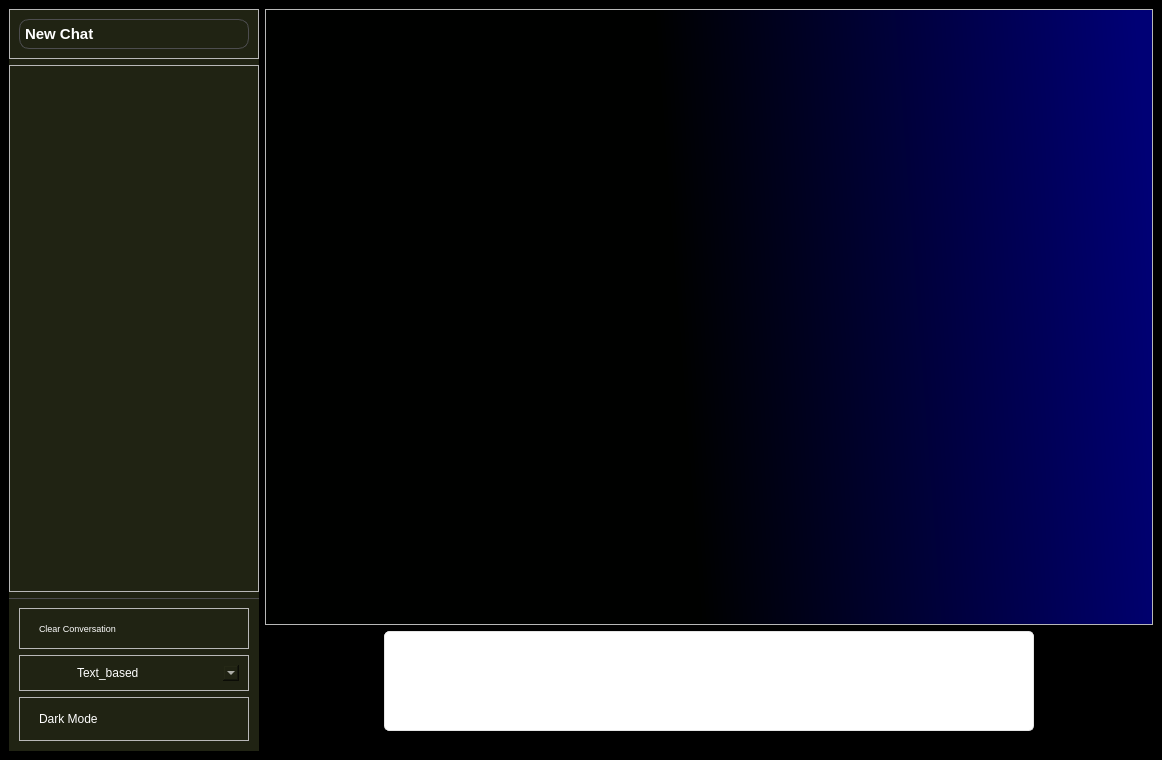
<?xml version="1.0" encoding="UTF-8"?>
<ui version="4.0">
 <class>MainWindow</class>
 <widget class="QMainWindow" name="MainWindow">
  <property name="geometry">
   <rect>
    <x>0</x>
    <y>0</y>
    <width>1162</width>
    <height>760</height>
   </rect>
  </property>
  <property name="windowTitle">
   <string>MainWindow</string>
  </property>
  <property name="styleSheet">
   <string notr="true">#centralwidget,
#input_frame{
background-color: rgb(0, 0, 0);
}

#MainWindow QMainWindow{
	background-color: rgb(0, 0, 0);

}

#side_widget QPushButton{
text-align: left;
background:transparent;
}

#menu_frame{
border-top:0.5px solid #4d4d4f;
}

#menu_frame QPushButton{
color:#fff;
border:none;
padding:5px 10px;
border-radius:5px;
background:none
}

#menu_frame Qframe{
border-radius:5px;
}

#new_chat_buttn{
border:1px solid #4d4d4f;
color:#fff;
border-radius:10px;
padding:5px;
}

#side_widget,
chat_list{
background:#202313
}

#chat_list::item{
color:#fff;
padding:10px;
border-radius:5px;
margin-top:5px;
}

#side_widget QPushButton:hover,
#chat_list::item:hover,
#user_frame:hover,
#menu_frame QComboBox:hover,
#menu_frame QLabel:hover,
#menu_frame Qframe:hover{
background:#2a2b32
}


#side_widget QListView{
background:#202313;
border:none;
}

#new_label{
padding:5px;
border-radius:6px;
background:#fae69e;
}

#comboBox{
border:none;
background:#202313;
color:#fff;
padding:0px 10px;
}

#input_frame{
border:1px solid #e5e5e5;
background:#fff;
border-radius:5px;
}

#input_textEdit{
background:#fff;
border:none;
}

#send_btn{
border:none;
padding:5px;
border-radius:5px;
}

#send_btn:hover{
background:#ececf1;
}

#main_widget #scrollAreaWidgetContents{
background:qlineargradient(spread:pad, x1:1, y1:0.369318, x2:0.458, y2:0.398, stop:0 rgba(0, 0, 117, 255), stop:1 rgba(0, 1, 0, 255));
}



</string>
  </property>
  <widget class="QWidget" name="centralwidget">
   <layout class="QHBoxLayout" name="horizontalLayout_5">
    <item>
     <widget class="QWidget" name="side_widget" native="true">
      <property name="maximumSize">
       <size>
        <width>250</width>
        <height>16777215</height>
       </size>
      </property>
      <property name="styleSheet">
       <string notr="true"/>
      </property>
      <layout class="QVBoxLayout" name="verticalLayout_2">
       <property name="leftMargin">
        <number>0</number>
       </property>
       <property name="topMargin">
        <number>0</number>
       </property>
       <property name="rightMargin">
        <number>0</number>
       </property>
       <property name="bottomMargin">
        <number>0</number>
       </property>
       <item>
        <widget class="QFrame" name="new_chat_frame">
         <property name="frameShape">
          <enum>QFrame::StyledPanel</enum>
         </property>
         <property name="frameShadow">
          <enum>QFrame::Raised</enum>
         </property>
         <layout class="QHBoxLayout" name="horizontalLayout_4">
          <item>
           <widget class="QPushButton" name="new_chat_buttn">
            <property name="font">
             <font>
              <pointsize>11</pointsize>
              <weight>75</weight>
              <bold>true</bold>
             </font>
            </property>
            <property name="text">
             <string>New Chat</string>
            </property>
            <property name="icon">
             <iconset>
              <normaloff>../add.png</normaloff>../add.png</iconset>
            </property>
            <property name="iconSize">
             <size>
              <width>25</width>
              <height>25</height>
             </size>
            </property>
           </widget>
          </item>
         </layout>
        </widget>
       </item>
       <item>
        <widget class="QFrame" name="chat_list_frame">
         <property name="frameShape">
          <enum>QFrame::StyledPanel</enum>
         </property>
         <property name="frameShadow">
          <enum>QFrame::Raised</enum>
         </property>
         <layout class="QGridLayout" name="gridLayout">
          <item row="0" column="1">
           <widget class="QListView" name="listView"/>
          </item>
         </layout>
        </widget>
       </item>
       <item>
        <widget class="QFrame" name="menu_frame">
         <property name="frameShape">
          <enum>QFrame::StyledPanel</enum>
         </property>
         <property name="frameShadow">
          <enum>QFrame::Raised</enum>
         </property>
         <layout class="QVBoxLayout" name="verticalLayout">
          <item>
           <widget class="QFrame" name="frame">
            <property name="frameShape">
             <enum>QFrame::StyledPanel</enum>
            </property>
            <property name="frameShadow">
             <enum>QFrame::Raised</enum>
            </property>
            <layout class="QHBoxLayout" name="horizontalLayout">
             <item>
              <widget class="QPushButton" name="pushButton_2">
               <property name="font">
                <font>
                 <pointsize>7</pointsize>
                </font>
               </property>
               <property name="text">
                <string>Clear Conversation</string>
               </property>
               <property name="icon">
                <iconset resource="../static/resource.qrc">
                 <normaloff>:/icons/icons/delete.png</normaloff>:/icons/icons/delete.png</iconset>
               </property>
              </widget>
             </item>
            </layout>
           </widget>
          </item>
          <item>
           <widget class="QFrame" name="frame_2">
            <property name="frameShape">
             <enum>QFrame::StyledPanel</enum>
            </property>
            <property name="frameShadow">
             <enum>QFrame::Raised</enum>
            </property>
            <layout class="QHBoxLayout" name="horizontalLayout_2">
             <item>
              <widget class="QLabel" name="label_2">
               <property name="maximumSize">
                <size>
                 <width>32</width>
                 <height>32</height>
                </size>
               </property>
               <property name="text">
                <string/>
               </property>
               <property name="pixmap">
                <pixmap resource="../static/resource.qrc">:/icons/icons/robot.svg</pixmap>
               </property>
              </widget>
             </item>
             <item>
              <widget class="QComboBox" name="comboBox">
               <property name="enabled">
                <bool>true</bool>
               </property>
               <item>
                <property name="text">
                 <string>Text_based</string>
                </property>
               </item>
               <item>
                <property name="text">
                 <string>Bot_Chacha</string>
                </property>
               </item>
              </widget>
             </item>
            </layout>
           </widget>
          </item>
          <item>
           <widget class="QFrame" name="frame_3">
            <property name="frameShape">
             <enum>QFrame::StyledPanel</enum>
            </property>
            <property name="frameShadow">
             <enum>QFrame::Raised</enum>
            </property>
            <layout class="QHBoxLayout" name="horizontalLayout_3">
             <item>
              <widget class="QPushButton" name="pushButton_4">
               <property name="text">
                <string>Dark Mode</string>
               </property>
               <property name="icon">
                <iconset resource="../static/resource.qrc">
                 <normaloff>:/icons/icons/dark.png</normaloff>:/icons/icons/dark.png</iconset>
               </property>
              </widget>
             </item>
            </layout>
           </widget>
          </item>
         </layout>
        </widget>
       </item>
      </layout>
     </widget>
    </item>
    <item>
     <widget class="QWidget" name="main_widget" native="true">
      <property name="enabled">
       <bool>true</bool>
      </property>
      <property name="font">
       <font>
        <kerning>true</kerning>
       </font>
      </property>
      <property name="styleSheet">
       <string notr="true"/>
      </property>
      <layout class="QGridLayout" name="gridLayout_4">
       <property name="leftMargin">
        <number>0</number>
       </property>
       <property name="topMargin">
        <number>0</number>
       </property>
       <property name="rightMargin">
        <number>0</number>
       </property>
       <property name="bottomMargin">
        <number>20</number>
       </property>
       <item row="1" column="0">
        <spacer name="horizontalSpacer">
         <property name="orientation">
          <enum>Qt::Horizontal</enum>
         </property>
         <property name="sizeHint" stdset="0">
          <size>
           <width>107</width>
           <height>20</height>
          </size>
         </property>
        </spacer>
       </item>
       <item row="1" column="2">
        <spacer name="horizontalSpacer_2">
         <property name="orientation">
          <enum>Qt::Horizontal</enum>
         </property>
         <property name="sizeHint" stdset="0">
          <size>
           <width>106</width>
           <height>20</height>
          </size>
         </property>
        </spacer>
       </item>
       <item row="1" column="1">
        <widget class="QFrame" name="input_frame">
         <property name="enabled">
          <bool>true</bool>
         </property>
         <property name="minimumSize">
          <size>
           <width>650</width>
           <height>0</height>
          </size>
         </property>
         <property name="maximumSize">
          <size>
           <width>16777215</width>
           <height>100</height>
          </size>
         </property>
         <property name="frameShape">
          <enum>QFrame::StyledPanel</enum>
         </property>
         <property name="frameShadow">
          <enum>QFrame::Raised</enum>
         </property>
         <layout class="QGridLayout" name="gridLayout_2">
          <property name="leftMargin">
           <number>10</number>
          </property>
          <property name="topMargin">
           <number>10</number>
          </property>
          <property name="rightMargin">
           <number>5</number>
          </property>
          <property name="bottomMargin">
           <number>10</number>
          </property>
          <property name="spacing">
           <number>0</number>
          </property>
          <item row="0" column="0" rowspan="2">
           <widget class="QTextEdit" name="input_textEdit">
            <property name="enabled">
             <bool>true</bool>
            </property>
           </widget>
          </item>
          <item row="0" column="1">
           <spacer name="verticalSpacer">
            <property name="orientation">
             <enum>Qt::Vertical</enum>
            </property>
            <property name="sizeHint" stdset="0">
             <size>
              <width>20</width>
              <height>45</height>
             </size>
            </property>
           </spacer>
          </item>
          <item row="1" column="1">
           <widget class="QPushButton" name="send_btn">
            <property name="text">
             <string/>
            </property>
            <property name="icon">
             <iconset resource="../static/resource.qrc">
              <normaloff>:/icons/icons/send.svg</normaloff>:/icons/icons/send.svg</iconset>
            </property>
           </widget>
          </item>
         </layout>
        </widget>
       </item>
       <item row="0" column="0" colspan="3">
        <widget class="QScrollArea" name="scrollArea">
         <property name="widgetResizable">
          <bool>true</bool>
         </property>
         <widget class="QWidget" name="scrollAreaWidgetContents">
          <property name="geometry">
           <rect>
            <x>0</x>
            <y>0</y>
            <width>881</width>
            <height>583</height>
           </rect>
          </property>
          <layout class="QGridLayout" name="gridLayout_3">
           <item row="0" column="0">
            <spacer name="verticalSpacer_2">
             <property name="orientation">
              <enum>Qt::Vertical</enum>
             </property>
             <property name="sizeHint" stdset="0">
              <size>
               <width>20</width>
               <height>558</height>
              </size>
             </property>
            </spacer>
           </item>
          </layout>
         </widget>
        </widget>
       </item>
      </layout>
     </widget>
    </item>
   </layout>
  </widget>
  <widget class="QMenuBar" name="menubar">
   <property name="geometry">
    <rect>
     <x>0</x>
     <y>0</y>
     <width>1162</width>
     <height>26</height>
    </rect>
   </property>
  </widget>
 </widget>
 <resources>
  <include location="../static/resource.qrc"/>
 </resources>
 <connections/>
</ui>
